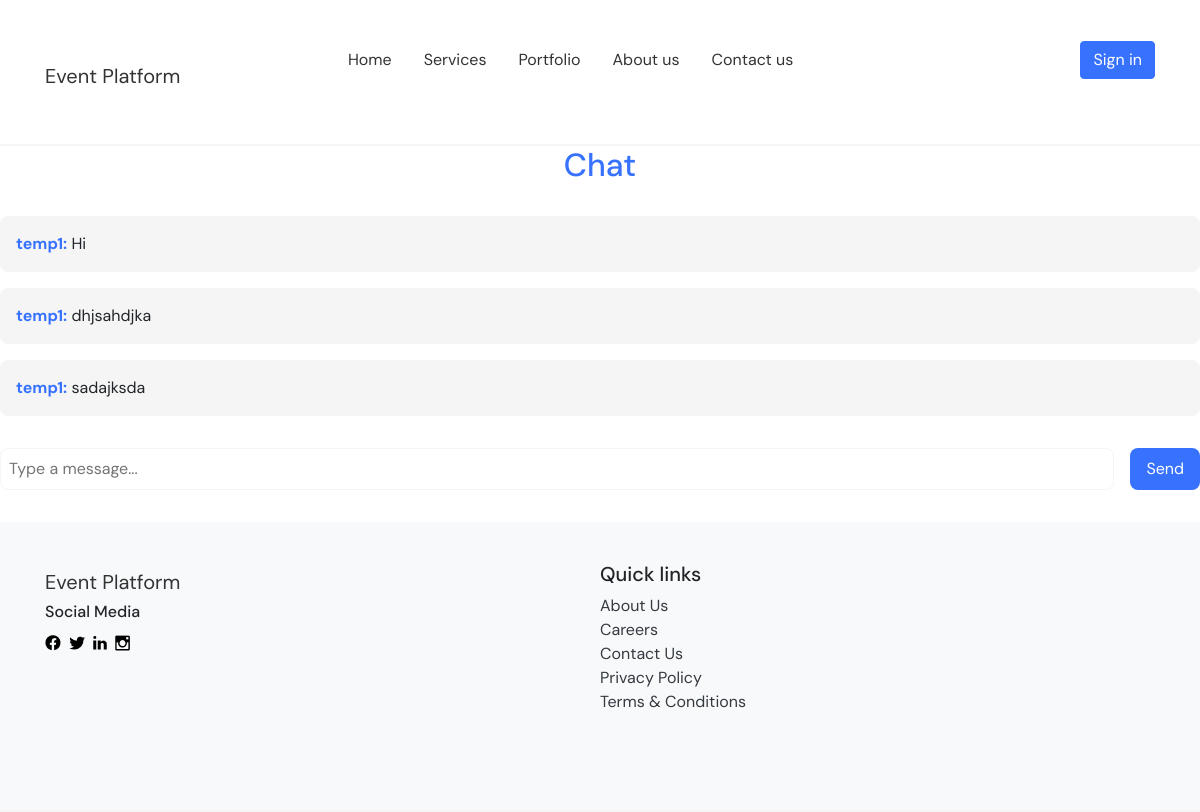
Page /accounts/chats/2/ on the earlier database version.
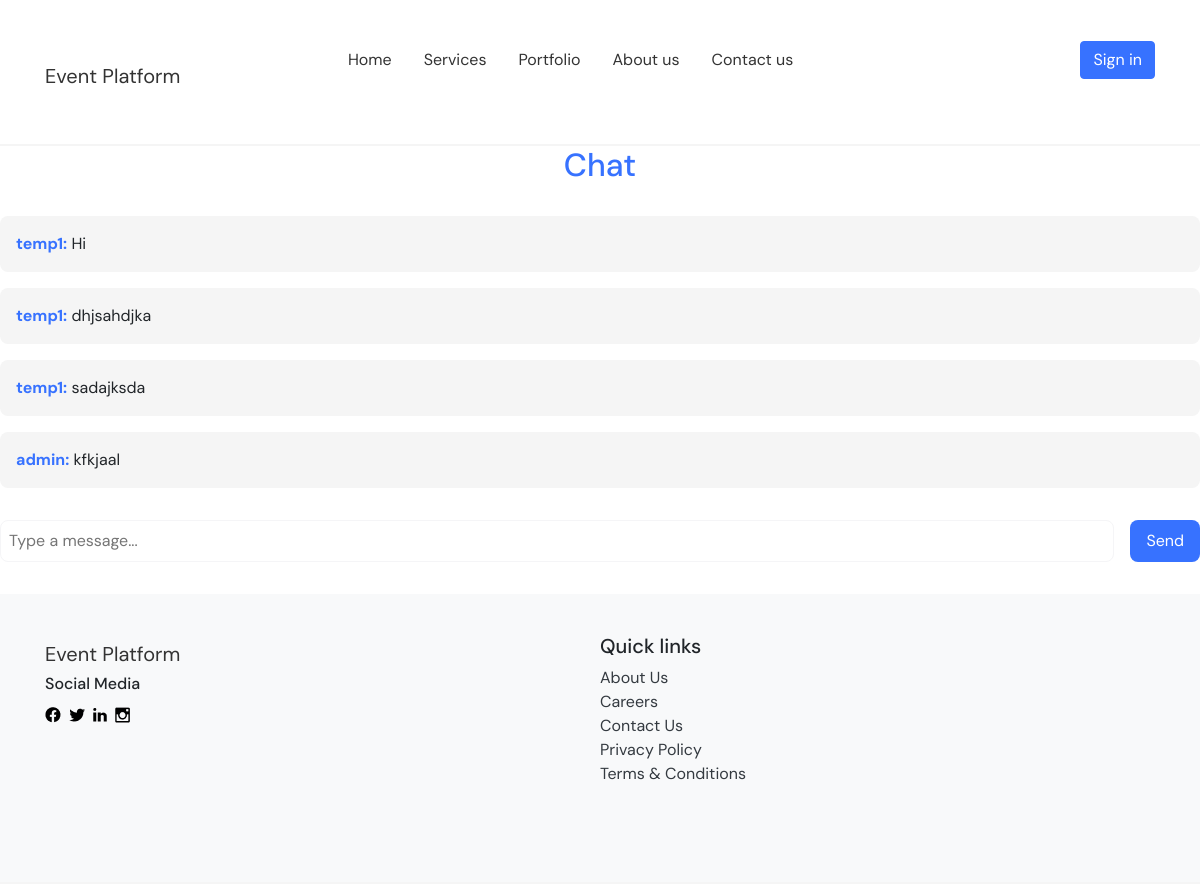
Same page on the later database version.
### accounts/models.py (models this page shows, shortened)
class Message(models.Model):
    chat_room = models.ForeignKey(ChatRoom, on_delete=models.CASCADE, related_name='messages')
    sender = models.ForeignKey(CustomUser, on_delete=models.CASCADE, related_name='messages')
    text = models.TextField()
    timestamp = models.DateTimeField(default=timezone.now)

class CustomUser(AbstractUser):
    phone = models.CharField(max_length=20, blank=True, null=True)

### accounts/views.py (the view)
# urls.py: path('chats/<int:pk>/', ChatDetailView.as_view(), name='chat_detail'),
class ChatDetailView(DetailView):
    model = ChatRoom
    template_name = 'chat/chat_detail.html'
    context_object_name = 'chat'
    def get_context_data(self, **kwargs):
        context = super().get_context_data(**kwargs)
        context['messages'] = Message.objects.filter(chat_room=self.get_object())
        return context

### event_manager/context_processors.py (called while the page is built)
def add_event_list_to_context(request):
    return {
        'events': Event.objects.all()
    }

### event_manager/templates/chat/chat_detail.html (shortened to what this page needs)
{% extends 'base_general.html' %}
{% block content %}
<div class="chat-detail">
    <h2>Chat</h2>
    <div>
        {% for message in messages %}
        <p><strong>{{ message.sender.username }}:</strong> {{ message.text }}</p>
        {% endfor %}
    </div>
    <form method="post" action="{% url 'accounts:send_message' chat.pk %}">
        <input type="text" name="message" placeholder="Type a message...">
        <button type="submit">Send</button>
    </form>
</div>
{% endblock %}

Differences in the rows shown:
added Message: sender.username "admin", text "kfkjaal"
